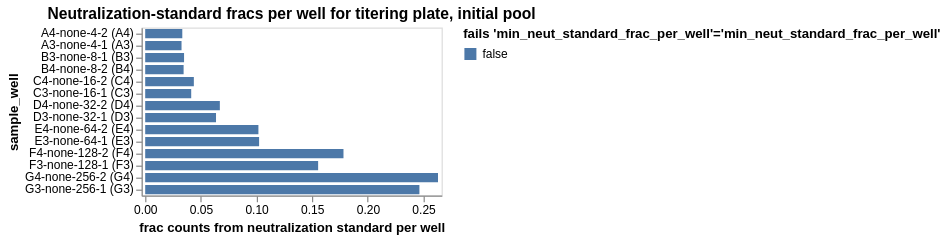

The code cell stored with this chart in its notebook:
### Markdown cell above
## Fraction of counts from neutralization standard
Determine the fraction of counts from the neutralization standard in each sample, and make sure this fraction passess the QC threshold.

### Code cell
neut_standard_fracs = (
    counts.assign(
        neut_standard_count=lambda x: x["count"] * x["neut_standard"].astype(int)
    )
    .groupby(
        ["well", "sample_well", 'dilution_factor'],
        dropna=False,
        as_index=False,
    )
    .aggregate(
        total_count=pd.NamedAgg("count", "sum"),
        neut_standard_count=pd.NamedAgg("neut_standard_count", "sum"),
    )
    .assign(
        neut_standard_frac=lambda x: x["neut_standard_count"] / x["total_count"],
        fails_qc=lambda x: (
            x["neut_standard_frac"] < 0.001
        ),
    )
)

neut_standard_fracs_chart = (
    alt.Chart(neut_standard_fracs)
    .encode(
        alt.X(
            "neut_standard_frac",
            title="frac counts from neutralization standard per well",
            scale=alt.Scale(nice=False, padding=3),
        ),
        alt.Y("sample_well", sort=sample_wells),
        alt.Color(
            "fails_qc",
            title=f"fails {'min_neut_standard_frac_per_well'=}",
            legend=alt.Legend(titleLimit=500),
        ),
        tooltip=[
            alt.Tooltip(c, format=".3g") if neut_standard_fracs[c].dtype == float else c
            for c in neut_standard_fracs.columns
        ],
    )
    .mark_bar(height={"band": 0.85})
    .properties(
        height=alt.Step(10),
        width=250,
        title=f"Neutralization-standard fracs per well for titering plate, initial pool",
    )
    .configure_axis(grid=False)
    .configure_legend(titleLimit=1000)
)

display(neut_standard_fracs_chart)

# drop wells failing QC
min_neut_standard_frac_per_well_drops = list(
    neut_standard_fracs.query("fails_qc")["well"]
)

### Figure 1 — Vega-Lite specification as saved in the notebook (floating-point values rounded to 4 significant figures)
{"config": {"view": {"continuousWidth": 300, "continuousHeight": 300}, "axis": {"grid": false}, "legend": {"titleLimit": 1000}}, "data": {"name": "data-c08fd8364569cd7c695351ddfeec7665"}, "mark": {"type": "bar", "height": {"band": 0.85}}, "encoding": {"color": {"field": "fails_qc", "legend": {"titleLimit": 500}, "title": "fails 'min_neut_standard_frac_per_well'='min_neut_standard_frac_per_well'", "type": "nominal"}, "tooltip": [{"field": "well", "type": "nominal"}, {"field": "sample_well", "type": "nominal"}, {"field": "dilution_factor", "type": "quantitative"}, {"field": "total_count", "type": "quantitative"}, {"field": "neut_standard_count", "type": "quantitative"}, {"field": "neut_standard_frac", "format": ".3g", "type": "quantitative"}, {"field": "fails_qc", "type": "nominal"}], "x": {"field": "neut_standard_frac", "scale": {"nice": false, "padding": 3}, "title": "frac counts from neutralization standard per well", "type": "quantitative"}, "y": {"field": "sample_well", "sort": ["A4-none-4-2 (A4)", "A4-none-4-2 (A4)", "A4-none-4-2 (A4)", "A4-none-4-2 (A4)", "A4-none-4-2 (A4)", "A3-none-4-1 (A3)", "A3-none-4-1 (A3)", "A3-none-4-1 (A3)", "A3-none-4-1 (A3)", "A3-none-4-1 (A3)", "B3-none-8-1 (B3)", "B3-none-8-1 (B3)", "B3-none-8-1 (B3)", "B4-none-8-2 (B4)", "B4-none-8-2 (B4)", "B4-none-8-2 (B4)", "B4-none-8-2 (B4)", "B4-none-8-2 (B4)", "B3-none-8-1 (B3)", "B3-none-8-1 (B3)", "C4-none-16-2 (C4)", "C4-none-16-2 (C4)", "C4-none-16-2 (C4)", "C3-none-16-1 (C3)", "C3-none-16-1 (C3)", "C3-none-16-1 (C3)", "C3-none-16-1 (C3)", "C4-none-16-2 (C4)", "C3-none-16-1 (C3)", "C4-none-16-2 (C4)", "D4-none-32-2 (D4)", "D4-none-32-2 (D4)", "D4-none-32-2 (D4)", "D4-none-32-2 (D4)", "D3-none-32-1 (D3)", "D3-none-32-1 (D3)", "D3-none-32-1 (D3)", "D3-none-32-1 (D3)", "D3-none-32-1 (D3)", "D4-none-32-2 (D4)", "E4-none-64-2 (E4)", "E4-none-64-2 (E4)", "E4-none-64-2 (E4)", "E4-none-64-2 (E4)", "E3-none-64-1 (E3)", "E3-none-64-1 (E3)", "E3-none-64-1 (E3)", "E3-none-64-1 (E3)", "E4-none-64-2 (E4)", "E3-none-64-1 (E3)", "F4-none-128-2 (F4)", "F4-none-128-2 (F4)", "F3-none-128-1 (F3)", "F4-none-128-2 (F4)", "F4-none-128-2 (F4)", "F4-none-128-2 (F4)", "F3-none-128-1 (F3)", "F3-none-128-1 (F3)", "F3-none-128-1 (F3)", "F3-none-128-1 (F3)", "G4-none-256-2 (G4)", "G4-none-256-2 (G4)", "G4-none-256-2 (G4)", "G4-none-256-2 (G4)", "G4-none-256-2 (G4)", "G3-none-256-1 (G3)", "G3-none-256-1 (G3)", "G3-none-256-1 (G3)", "G3-none-256-1 (G3)", "G3-none-256-1 (G3)"], "type": "nominal"}}, "height": {"step": 10}, "title": "Neutralization-standard fracs per well for titering plate, initial pool", "width": 250, "$schema": "https://vega.github.io/schema/vega-lite/v5.16.3.json", "datasets": {"data-c08fd8364569cd7c695351ddfeec7665": [{"well": "A3", "sample_well": "A3-none-4-1 (A3)", "dilution_factor": 4, "total_count": 8035676, "neut_standard_count": 262319, "neut_standard_frac": 0.03264, "fails_qc": false}, {"well": "A4", "sample_well": "A4-none-4-2 (A4)", "dilution_factor": 4, "total_count": 4293720, "neut_standard_count": 143100, "neut_standard_frac": 0.03333, "fails_qc": false}, {"well": "B3", "sample_well": "B3-none-8-1 (B3)", "dilution_factor": 8, "total_count": 4581216, "neut_standard_count": 159939, "neut_standard_frac": 0.03491, "fails_qc": false}, {"well": "B4", "sample_well": "B4-none-8-2 (B4)", "dilution_factor": 8, "total_count": 4496487, "neut_standard_count": 155174, "neut_standard_frac": 0.03451, "fails_qc": false}, {"well": "C3", "sample_well": "C3-none-16-1 (C3)", "dilution_factor": 16, "total_count": 4566769, "neut_standard_count": 188778, "neut_standard_frac": 0.04134, "fails_qc": false}, {"well": "C4", "sample_well": "C4-none-16-2 (C4)", "dilution_factor": 16, "total_count": 4147519, "neut_standard_count": 181282, "neut_standard_frac": 0.04371, "fails_qc": false}, {"well": "D3", "sample_well": "D3-none-32-1 (D3)", "dilution_factor": 32, "total_count": 5876649, "neut_standard_count": 373902, "neut_standard_frac": 0.06363, "fails_qc": false}, {"well": "D4", "sample_well": "D4-none-32-2 (D4)", "dilution_factor": 32, "total_count": 6725623, "neut_standard_count": 451088, "neut_standard_frac": 0.06707, "fails_qc": false}, {"well": "E3", "sample_well": "E3-none-64-1 (E3)", "dilution_factor": 64, "total_count": 1671160, "neut_standard_count": 171026, "neut_standard_frac": 0.1023, "fails_qc": false}, {"well": "E4", "sample_well": "E4-none-64-2 (E4)", "dilution_factor": 64, "total_count": 1649205, "neut_standard_count": 167759, "neut_standard_frac": 0.1017, "fails_qc": false}, {"well": "F3", "sample_well": "F3-none-128-1 (F3)", "dilution_factor": 128, "total_count": 775160, "neut_standard_count": 120440, "neut_standard_frac": 0.1554, "fails_qc": false}, {"well": "F4", "sample_well": "F4-none-128-2 (F4)", "dilution_factor": 128, "total_count": 1248270, "neut_standard_count": 222379, "neut_standard_frac": 0.1781, "fails_qc": false}, {"well": "G3", "sample_well": "G3-none-256-1 (G3)", "dilution_factor": 256, "total_count": 813497, "neut_standard_count": 200426, "neut_standard_frac": 0.2464, "fails_qc": false}, {"well": "G4", "sample_well": "G4-none-256-2 (G4)", "dilution_factor": 256, "total_count": 622961, "neut_standard_count": 163885, "neut_standard_frac": 0.2631, "fails_qc": false}]}}
